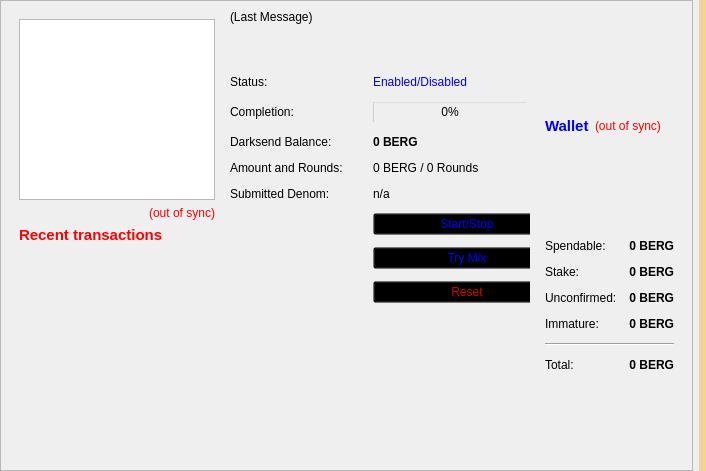
<?xml version="1.0" encoding="UTF-8"?>
<ui version="4.0">
 <class>OverviewPage</class>
 <widget class="QWidget" name="OverviewPage">
  <property name="geometry">
   <rect>
    <x>0</x>
    <y>0</y>
    <width>706</width>
    <height>471</height>
   </rect>
  </property>
  <property name="windowTitle">
   <string>Form</string>
  </property>
  <property name="styleSheet">
   <string notr="true">background-image: url(:/images/bkg);</string>
  </property>
  <layout class="QHBoxLayout" name="horizontalLayout_3">
   <property name="leftMargin">
    <number>0</number>
   </property>
   <property name="topMargin">
    <number>0</number>
   </property>
   <property name="rightMargin">
    <number>0</number>
   </property>
   <property name="bottomMargin">
    <number>0</number>
   </property>
   <item>
    <widget class="QScrollArea" name="scrollArea">
     <property name="widgetResizable">
      <bool>true</bool>
     </property>
     <widget class="QWidget" name="scrollAreaWidgetContents">
      <property name="geometry">
       <rect>
        <x>0</x>
        <y>0</y>
        <width>687</width>
        <height>469</height>
       </rect>
      </property>
      <layout class="QGridLayout" name="horizontalLayout">
       <item row="0" column="0">
        <widget class="QWidget" name="widget_2" native="true">
         <layout class="QVBoxLayout" name="verticalLayout">
          <item>
           <layout class="QVBoxLayout" name="verticalLayout_6">
            <item>
             <widget class="QTreeView" name="treeView"/>
            </item>
            <item>
             <widget class="QLabel" name="labelTransactionsStatus">
              <property name="toolTip">
               <string>The displayed information may be out of date. Your wallet automatically synchronizes with the Bergco network after a connection is established, but this process has not completed yet.</string>
              </property>
              <property name="styleSheet">
               <string notr="true">QLabel { color: red; }</string>
              </property>
              <property name="text">
               <string notr="true">&lt;html&gt;&lt;head/&gt;&lt;body&gt;&lt;p&gt;&lt;span style=&quot; color:#ff0000;&quot;&gt;(out of sync)&lt;/span&gt;&lt;/p&gt;&lt;/body&gt;&lt;/html&gt;</string>
              </property>
              <property name="alignment">
               <set>Qt::AlignRight|Qt::AlignTrailing|Qt::AlignVCenter</set>
              </property>
             </widget>
            </item>
            <item>
             <widget class="QLabel" name="label_4">
              <property name="font">
               <font>
                <pointsize>11</pointsize>
                <weight>75</weight>
                <bold>true</bold>
               </font>
              </property>
              <property name="text">
               <string>&lt;html&gt;&lt;head/&gt;&lt;body&gt;&lt;p&gt;&lt;span style=&quot; color:#ff0000;&quot;&gt;Recent transactions&lt;/span&gt;&lt;/p&gt;&lt;/body&gt;&lt;/html&gt;</string>
              </property>
             </widget>
            </item>
            <item>
             <spacer name="horizontalSpacer">
              <property name="orientation">
               <enum>Qt::Horizontal</enum>
              </property>
              <property name="sizeHint" stdset="0">
               <size>
                <width>40</width>
                <height>20</height>
               </size>
              </property>
             </spacer>
            </item>
            <item>
             <widget class="QListView" name="listTransactions">
              <property name="styleSheet">
               <string notr="true">QListView { background: transparent; }</string>
              </property>
              <property name="frameShape">
               <enum>QFrame::NoFrame</enum>
              </property>
              <property name="verticalScrollBarPolicy">
               <enum>Qt::ScrollBarAlwaysOff</enum>
              </property>
              <property name="horizontalScrollBarPolicy">
               <enum>Qt::ScrollBarAlwaysOff</enum>
              </property>
              <property name="selectionMode">
               <enum>QAbstractItemView::NoSelection</enum>
              </property>
             </widget>
            </item>
           </layout>
          </item>
         </layout>
        </widget>
       </item>
       <item row="0" column="3">
        <layout class="QVBoxLayout" name="verticalLayout_2">
         <item>
          <widget class="QWidget" name="widget" native="true">
           <layout class="QVBoxLayout" name="verticalLayout_4">
            <item>
             <layout class="QHBoxLayout" name="horizontalLayout_4">
              <item>
               <widget class="QLabel" name="label_5">
                <property name="font">
                 <font>
                  <pointsize>11</pointsize>
                  <weight>75</weight>
                  <bold>true</bold>
                 </font>
                </property>
                <property name="styleSheet">
                 <string notr="true">color: rgb(0, 0, 255);</string>
                </property>
                <property name="text">
                 <string>Wallet</string>
                </property>
               </widget>
              </item>
              <item>
               <widget class="QLabel" name="labelWalletStatus">
                <property name="toolTip">
                 <string>The displayed information may be out of date. Your wallet automatically synchronizes with the Bergco network after a connection is established, but this process has not completed yet.</string>
                </property>
                <property name="styleSheet">
                 <string notr="true">QLabel { color: red; }</string>
                </property>
                <property name="text">
                 <string notr="true">(out of sync)</string>
                </property>
                <property name="alignment">
                 <set>Qt::AlignLeading|Qt::AlignLeft|Qt::AlignVCenter</set>
                </property>
               </widget>
              </item>
              <item>
               <spacer name="horizontalSpacer_2">
                <property name="orientation">
                 <enum>Qt::Horizontal</enum>
                </property>
                <property name="sizeHint" stdset="0">
                 <size>
                  <width>40</width>
                  <height>20</height>
                 </size>
                </property>
               </spacer>
              </item>
             </layout>
            </item>
            <item>
             <layout class="QFormLayout" name="formLayout_2">
              <property name="fieldGrowthPolicy">
               <enum>QFormLayout::AllNonFixedFieldsGrow</enum>
              </property>
              <property name="horizontalSpacing">
               <number>12</number>
              </property>
              <property name="verticalSpacing">
               <number>12</number>
              </property>
              <item row="0" column="0">
               <widget class="QLabel" name="label">
                <property name="text">
                 <string>Spendable:</string>
                </property>
               </widget>
              </item>
              <item row="0" column="1">
               <widget class="QLabel" name="labelBalance">
                <property name="font">
                 <font>
                  <weight>75</weight>
                  <bold>true</bold>
                 </font>
                </property>
                <property name="cursor">
                 <cursorShape>IBeamCursor</cursorShape>
                </property>
                <property name="toolTip">
                 <string>Your current spendable balance</string>
                </property>
                <property name="text">
                 <string notr="true">0 BERG</string>
                </property>
                <property name="alignment">
                 <set>Qt::AlignRight|Qt::AlignTrailing|Qt::AlignVCenter</set>
                </property>
                <property name="textInteractionFlags">
                 <set>Qt::LinksAccessibleByMouse|Qt::TextSelectableByKeyboard|Qt::TextSelectableByMouse</set>
                </property>
               </widget>
              </item>
              <item row="1" column="0">
               <widget class="QLabel" name="label_6">
                <property name="text">
                 <string>Stake:</string>
                </property>
               </widget>
              </item>
              <item row="1" column="1">
               <widget class="QLabel" name="labelStake">
                <property name="font">
                 <font>
                  <weight>75</weight>
                  <bold>true</bold>
                 </font>
                </property>
                <property name="cursor">
                 <cursorShape>IBeamCursor</cursorShape>
                </property>
                <property name="toolTip">
                 <string>Total of coins that was staked, and do not yet count toward the current balance</string>
                </property>
                <property name="text">
                 <string notr="true">0 BERG</string>
                </property>
                <property name="alignment">
                 <set>Qt::AlignRight|Qt::AlignTrailing|Qt::AlignVCenter</set>
                </property>
                <property name="textInteractionFlags">
                 <set>Qt::LinksAccessibleByMouse|Qt::TextSelectableByKeyboard|Qt::TextSelectableByMouse</set>
                </property>
               </widget>
              </item>
              <item row="2" column="0">
               <widget class="QLabel" name="label_3">
                <property name="text">
                 <string>Unconfirmed:</string>
                </property>
               </widget>
              </item>
              <item row="2" column="1">
               <widget class="QLabel" name="labelUnconfirmed">
                <property name="font">
                 <font>
                  <weight>75</weight>
                  <bold>true</bold>
                 </font>
                </property>
                <property name="cursor">
                 <cursorShape>IBeamCursor</cursorShape>
                </property>
                <property name="toolTip">
                 <string>Total of transactions that have yet to be confirmed, and do not yet count toward the current balance</string>
                </property>
                <property name="text">
                 <string notr="true">0 BERG</string>
                </property>
                <property name="alignment">
                 <set>Qt::AlignRight|Qt::AlignTrailing|Qt::AlignVCenter</set>
                </property>
                <property name="textInteractionFlags">
                 <set>Qt::LinksAccessibleByMouse|Qt::TextSelectableByKeyboard|Qt::TextSelectableByMouse</set>
                </property>
               </widget>
              </item>
              <item row="3" column="0">
               <widget class="QLabel" name="labelImmatureText">
                <property name="text">
                 <string>Immature:</string>
                </property>
               </widget>
              </item>
              <item row="3" column="1">
               <widget class="QLabel" name="labelImmature">
                <property name="font">
                 <font>
                  <weight>75</weight>
                  <bold>true</bold>
                 </font>
                </property>
                <property name="toolTip">
                 <string>Mined balance that has not yet matured</string>
                </property>
                <property name="text">
                 <string notr="true">0 BERG</string>
                </property>
                <property name="alignment">
                 <set>Qt::AlignRight|Qt::AlignTrailing|Qt::AlignVCenter</set>
                </property>
                <property name="textInteractionFlags">
                 <set>Qt::LinksAccessibleByMouse|Qt::TextSelectableByKeyboard|Qt::TextSelectableByMouse</set>
                </property>
               </widget>
              </item>
              <item row="4" column="0" colspan="2">
               <widget class="Line" name="line">
                <property name="orientation">
                 <enum>Qt::Horizontal</enum>
                </property>
               </widget>
              </item>
              <item row="5" column="0">
               <widget class="QLabel" name="labelTotalText">
                <property name="text">
                 <string>Total:</string>
                </property>
               </widget>
              </item>
              <item row="5" column="1">
               <widget class="QLabel" name="labelTotal">
                <property name="font">
                 <font>
                  <weight>75</weight>
                  <bold>true</bold>
                 </font>
                </property>
                <property name="cursor">
                 <cursorShape>IBeamCursor</cursorShape>
                </property>
                <property name="toolTip">
                 <string>Your current total balance</string>
                </property>
                <property name="text">
                 <string notr="true">&lt;html&gt;&lt;head/&gt;&lt;body&gt;&lt;p&gt;0 BERG&lt;/p&gt;&lt;/body&gt;&lt;/html&gt;</string>
                </property>
                <property name="alignment">
                 <set>Qt::AlignRight|Qt::AlignTrailing|Qt::AlignVCenter</set>
                </property>
                <property name="textInteractionFlags">
                 <set>Qt::LinksAccessibleByMouse|Qt::TextSelectableByKeyboard|Qt::TextSelectableByMouse</set>
                </property>
               </widget>
              </item>
             </layout>
            </item>
           </layout>
          </widget>
         </item>
        </layout>
       </item>
       <item row="0" column="1">
        <widget class="QFrame" name="frameDarksend">
         <property name="sizePolicy">
          <sizepolicy hsizetype="MinimumExpanding" vsizetype="MinimumExpanding">
           <horstretch>0</horstretch>
           <verstretch>0</verstretch>
          </sizepolicy>
         </property>
         <property name="minimumSize">
          <size>
           <width>300</width>
           <height>261</height>
          </size>
         </property>
         <property name="styleSheet">
          <string notr="true">background:transparent;</string>
         </property>
         <property name="frameShape">
          <enum>QFrame::StyledPanel</enum>
         </property>
         <property name="frameShadow">
          <enum>QFrame::Raised</enum>
         </property>
         <widget class="QWidget" name="verticalLayoutWidget">
          <property name="geometry">
           <rect>
            <x>0</x>
            <y>0</y>
            <width>331</width>
            <height>305</height>
           </rect>
          </property>
          <layout class="QVBoxLayout" name="verticalLayout_5">
           <item>
            <widget class="QLabel" name="darksendStatus">
             <property name="minimumSize">
              <size>
               <width>288</width>
               <height>43</height>
              </size>
             </property>
             <property name="styleSheet">
              <string notr="true">color: rgb(0, 0, 0);</string>
             </property>
             <property name="text">
              <string>(Last Message)</string>
             </property>
             <property name="alignment">
              <set>Qt::AlignLeading|Qt::AlignLeft|Qt::AlignTop</set>
             </property>
             <property name="wordWrap">
              <bool>true</bool>
             </property>
            </widget>
           </item>
           <item>
            <layout class="QFormLayout" name="formLayout">
             <property name="fieldGrowthPolicy">
              <enum>QFormLayout::AllNonFixedFieldsGrow</enum>
             </property>
             <property name="horizontalSpacing">
              <number>30</number>
             </property>
             <property name="verticalSpacing">
              <number>12</number>
             </property>
             <item row="0" column="0">
              <widget class="QLabel" name="label_6">
               <property name="text">
                <string>Status:</string>
               </property>
              </widget>
             </item>
             <item row="0" column="1">
              <widget class="QLabel" name="darksendEnabled">
               <property name="styleSheet">
                <string notr="true">color: rgb(0, 0, 255);</string>
               </property>
               <property name="text">
                <string>Enabled/Disabled</string>
               </property>
              </widget>
             </item>
             <item row="1" column="0">
              <widget class="QLabel" name="label_7">
               <property name="styleSheet">
                <string notr="true">color: rgb(0, 0, 0);</string>
               </property>
               <property name="text">
                <string>Completion:</string>
               </property>
              </widget>
             </item>
             <item row="1" column="1">
              <widget class="QProgressBar" name="darksendProgress">
               <property name="maximumSize">
                <size>
                 <width>154</width>
                 <height>16777215</height>
                </size>
               </property>
               <property name="styleSheet">
                <string notr="true">background:transparent;</string>
               </property>
               <property name="value">
                <number>0</number>
               </property>
              </widget>
             </item>
             <item row="2" column="0">
              <widget class="QLabel" name="labelAnonymizedText">
               <property name="styleSheet">
                <string notr="true">color: rgb(0, 0, 0);</string>
               </property>
               <property name="text">
                <string>Darksend Balance:</string>
               </property>
              </widget>
             </item>
             <item row="2" column="1">
              <widget class="QLabel" name="labelAnonymized">
               <property name="font">
                <font>
                 <weight>75</weight>
                 <bold>true</bold>
                </font>
               </property>
               <property name="styleSheet">
                <string notr="true">color: rgb(0, 0, 0);</string>
               </property>
               <property name="text">
                <string>0 BERG</string>
               </property>
              </widget>
             </item>
             <item row="3" column="0">
              <widget class="QLabel" name="label_8">
               <property name="styleSheet">
                <string notr="true">color: rgb(0, 0, 0);</string>
               </property>
               <property name="text">
                <string>Amount and Rounds:</string>
               </property>
              </widget>
             </item>
             <item row="3" column="1">
              <widget class="QLabel" name="labelAmountRounds">
               <property name="styleSheet">
                <string notr="true">color: rgb(0, 0, 0);</string>
               </property>
               <property name="text">
                <string>0 BERG / 0 Rounds</string>
               </property>
              </widget>
             </item>
             <item row="4" column="0">
              <widget class="QLabel" name="label_9">
               <property name="styleSheet">
                <string notr="true">color: rgb(0, 0, 0);</string>
               </property>
               <property name="text">
                <string>Submitted Denom:</string>
               </property>
              </widget>
             </item>
             <item row="4" column="1">
              <widget class="QLabel" name="labelSubmittedDenom">
               <property name="statusTip">
                <string>The denominations you submitted to the Adrenaline Node. To mix, other users must submit the exact same denominations.</string>
               </property>
               <property name="styleSheet">
                <string notr="true">color: rgb(0, 0, 0);</string>
               </property>
               <property name="text">
                <string>n/a</string>
               </property>
              </widget>
             </item>
             <item row="9" column="1">
              <layout class="QHBoxLayout" name="horizontalLayout_2"/>
             </item>
             <item row="8" column="0">
              <layout class="QVBoxLayout" name="verticalLayout_3"/>
             </item>
             <item row="7" column="1">
              <widget class="QPushButton" name="darksendAuto">
               <property name="sizePolicy">
                <sizepolicy hsizetype="MinimumExpanding" vsizetype="Fixed">
                 <horstretch>0</horstretch>
                 <verstretch>0</verstretch>
                </sizepolicy>
               </property>
               <property name="toolTip">
                <string>Try to manually submit a Darksend request.</string>
               </property>
               <property name="styleSheet">
                <string notr="true">color: rgb(0, 0, 255);</string>
               </property>
               <property name="text">
                <string>Try Mix</string>
               </property>
              </widget>
             </item>
             <item row="5" column="1">
              <widget class="QPushButton" name="toggleDarksend">
               <property name="sizePolicy">
                <sizepolicy hsizetype="MinimumExpanding" vsizetype="Fixed">
                 <horstretch>0</horstretch>
                 <verstretch>0</verstretch>
                </sizepolicy>
               </property>
               <property name="styleSheet">
                <string notr="true">color: rgb(0, 0, 255);</string>
               </property>
               <property name="text">
                <string>Start/Stop</string>
               </property>
              </widget>
             </item>
             <item row="8" column="1">
              <widget class="QPushButton" name="darksendReset">
               <property name="sizePolicy">
                <sizepolicy hsizetype="MinimumExpanding" vsizetype="Fixed">
                 <horstretch>0</horstretch>
                 <verstretch>0</verstretch>
                </sizepolicy>
               </property>
               <property name="toolTip">
                <string>Reset the current status of Darksend (can interrupt Darksend if it's in the process of Mixing, which can cost you money!)</string>
               </property>
               <property name="autoFillBackground">
                <bool>false</bool>
               </property>
               <property name="styleSheet">
                <string notr="true">color: rgb(217, 0, 7);</string>
               </property>
               <property name="text">
                <string>Reset</string>
               </property>
              </widget>
             </item>
            </layout>
           </item>
          </layout>
         </widget>
        </widget>
       </item>
      </layout>
     </widget>
    </widget>
   </item>
   <item>
    <widget class="QLabel" name="labelAlerts">
     <property name="visible">
      <bool>true</bool>
     </property>
     <property name="styleSheet">
      <string notr="true">background-color: qlineargradient(x1: 0, y1: 0, x2: 1, y2: 0, stop:0 #F0D0A0, stop:1 #F8D488);  color:#000000
</string>
     </property>
     <property name="wordWrap">
      <bool>true</bool>
     </property>
     <property name="margin">
      <number>3</number>
     </property>
    </widget>
   </item>
  </layout>
 </widget>
 <resources/>
 <connections/>
</ui>
